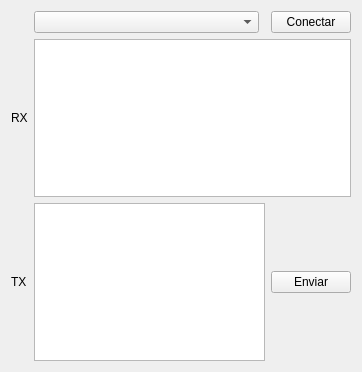
<?xml version="1.0" encoding="UTF-8"?>
<ui version="4.0">
 <class>MainWindow</class>
 <widget class="QMainWindow" name="MainWindow">
  <property name="geometry">
   <rect>
    <x>0</x>
    <y>0</y>
    <width>362</width>
    <height>372</height>
   </rect>
  </property>
  <property name="windowTitle">
   <string>MainWindow</string>
  </property>
  <widget class="QWidget" name="centralWidget">
   <layout class="QGridLayout" name="gridLayout">
    <item row="0" column="1">
     <widget class="QComboBox" name="comboBoxPort">
      <property name="sizePolicy">
       <sizepolicy hsizetype="Expanding" vsizetype="Preferred">
        <horstretch>0</horstretch>
        <verstretch>0</verstretch>
       </sizepolicy>
      </property>
      <property name="maximumSize">
       <size>
        <width>16777215</width>
        <height>16777215</height>
       </size>
      </property>
      <property name="currentIndex">
       <number>-1</number>
      </property>
      <property name="maxVisibleItems">
       <number>4</number>
      </property>
     </widget>
    </item>
    <item row="1" column="0">
     <widget class="QLabel" name="label">
      <property name="sizePolicy">
       <sizepolicy hsizetype="Minimum" vsizetype="Preferred">
        <horstretch>0</horstretch>
        <verstretch>0</verstretch>
       </sizepolicy>
      </property>
      <property name="text">
       <string>RX</string>
      </property>
     </widget>
    </item>
    <item row="1" column="1" colspan="3">
     <widget class="QPlainTextEdit" name="plainTextEditRX">
      <property name="plainText">
       <string/>
      </property>
     </widget>
    </item>
    <item row="2" column="0">
     <widget class="QLabel" name="label_2">
      <property name="sizePolicy">
       <sizepolicy hsizetype="Minimum" vsizetype="Preferred">
        <horstretch>0</horstretch>
        <verstretch>0</verstretch>
       </sizepolicy>
      </property>
      <property name="text">
       <string>TX</string>
      </property>
     </widget>
    </item>
    <item row="2" column="1" colspan="2">
     <widget class="QPlainTextEdit" name="plainTextEditTX">
      <property name="plainText">
       <string/>
      </property>
     </widget>
    </item>
    <item row="2" column="3">
     <widget class="QPushButton" name="pushButtonEnviar">
      <property name="enabled">
       <bool>true</bool>
      </property>
      <property name="text">
       <string>Enviar</string>
      </property>
     </widget>
    </item>
    <item row="0" column="3">
     <widget class="QPushButton" name="pushButtonConectar">
      <property name="sizePolicy">
       <sizepolicy hsizetype="Fixed" vsizetype="Fixed">
        <horstretch>0</horstretch>
        <verstretch>0</verstretch>
       </sizepolicy>
      </property>
      <property name="text">
       <string>Conectar</string>
      </property>
     </widget>
    </item>
   </layout>
  </widget>
 </widget>
 <layoutdefault spacing="6" margin="11"/>
 <resources/>
 <connections/>
</ui>
